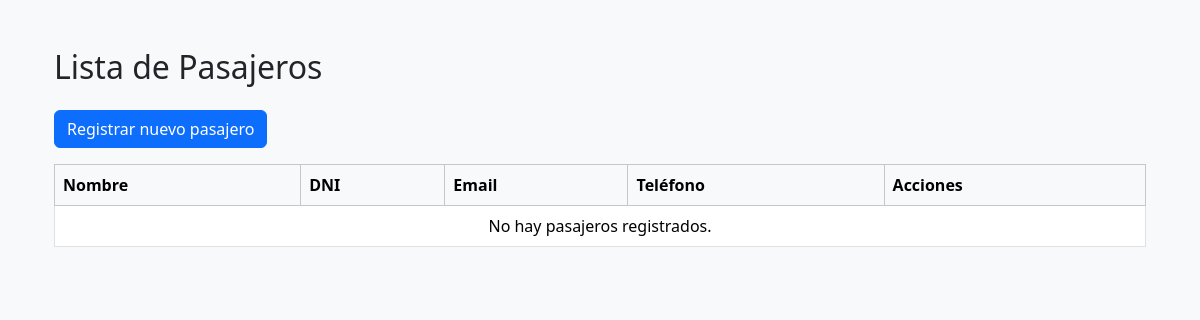
/es/pasajeros/, run on an earlier commit of the app's database.
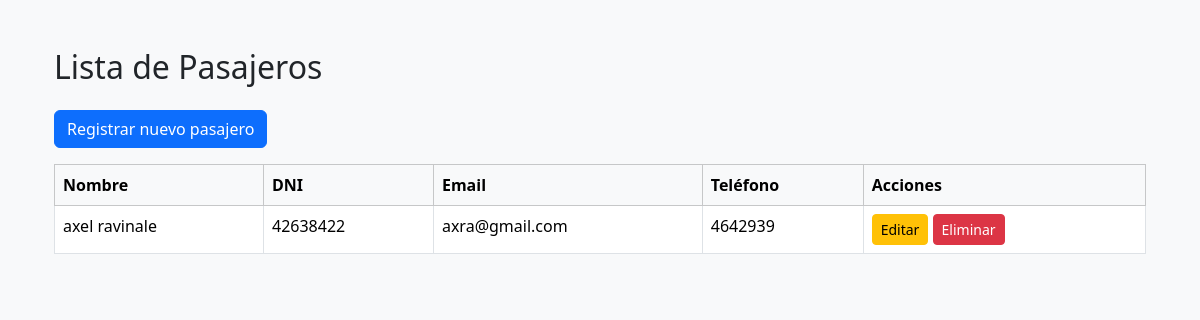
And on a later commit of the database.
### pasajeros/models.py (models this page shows, shortened)
class Pasajero(models.Model):
    nombre = models.CharField(max_length=100)
    apellido = models.CharField(max_length=100)
    dni = models.CharField(max_length=20, unique=True)
    email = models.EmailField(unique=True)
    telefono = models.CharField(max_length=20)
    fecha_registro = models.DateField(auto_now_add=True)
    activo = models.BooleanField(default=True)

### pasajeros/views.py (the view)
# urls.py: path('', views.lista_pasajeros, name='lista_pasajeros'),
def lista_pasajeros(request):
    pasajeros = Pasajero.objects.filter(activo=True)
    return render(request, 'pasajeros/lista_pasajeros.html', {'pasajeros': pasajeros})

### pasajeros/templates/pasajeros/lista_pasajeros.html (shortened to what this page needs)
{% extends 'pasajeros/base.html' %}
{% load static %}
{% load i18n %}
{% block content %}
<div class="container mt-4">
    <h2 class="mb-4">{% trans "Lista de Pasajeros" %}</h2>
    <a href="{% url 'registrar_pasajero' %}" class="btn btn-primary mb-3">{% trans "Registrar nuevo pasajero" %}</a>
    <table class="table table-bordered table-hover">
        <thead class="table-light">
            <tr>
                <th>{% trans "Nombre" %}</th>
                <th>{% trans "DNI" %}</th>
                <th>{% trans "Email" %}</th>
                <th>{% trans "Teléfono" %}</th>
                <th>{% trans "Acciones" %}</th>
            </tr>
        </thead>
        <tbody>
            {% for pasajero in pasajeros %}
                <tr>
                    <td>{{ pasajero.nombre }} {{ pasajero.apellido }}</td>
                    <td>{{ pasajero.dni }}</td>
                    <td>{{ pasajero.email }}</td>
                    <td>{{ pasajero.telefono }}</td>
                    <td>
                        <a href="{% url 'editar_pasajero' pasajero.id %}" class="btn btn-sm btn-warning">{% trans "Editar" %}</a>
                        <a href="{% url 'eliminar_pasajero' pasajero.id %}" class="btn btn-sm btn-danger"
                        onclick="return confirm('¿Estás seguro que querés eliminar este pasajero?')">
                        {% trans "Eliminar" %}
                        </a>
                    </td>
                </tr>
            {% empty %}
                <tr>
                    <td colspan="5" class="text-center">{% trans "No hay pasajeros registrados." %}</td>
                </tr>
            {% endfor %}
        </tbody>
    </table>
</div>
{% endblock %}

What changed in the data, as far as the page shows it:
added Pasajero: nombre "axel", apellido "ravinale", dni "42638422", email "axra@gmail.com", telefono "4642939"
Also different on the page:
text no longer shown: "No hay pasajeros registrados."
